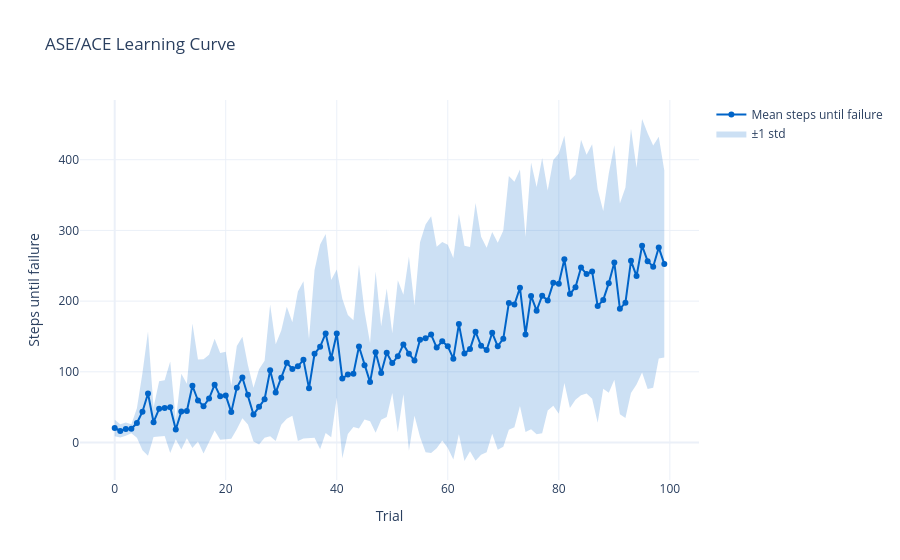

Notebook cell for this chart:
### Code cell
import plotly.graph_objects as go
import numpy as np

def plot_trial_results(mean_curve, std_curve=None, title="ASE/ACE Learning Curve"):
    """Plot mean steps-until-failure per trial, with optional std band."""
    trials = np.arange(len(mean_curve))
    fig = go.Figure()

    if std_curve is not None:
        # Upper bound (invisible line, anchors the fill)
        fig.add_trace(go.Scatter(
            x=trials,
            y=mean_curve + std_curve,
            mode="lines",
            line=dict(width=0),
            showlegend=False,
            hoverinfo="skip",
        ))
        # Lower bound (fills down to upper bound)
        fig.add_trace(go.Scatter(
            x=trials,
            y=mean_curve - std_curve,
            mode="lines",
            line=dict(width=0),
            fill="tonexty",
            fillcolor="rgba(0, 100, 200, 0.2)",
            name="±1 std",
            hoverinfo="skip",
        ))

    # Mean line on top
    fig.add_trace(go.Scatter(
        x=trials,
        y=mean_curve,
        mode="lines+markers",
        name="Mean steps until failure",
        line=dict(color="rgb(0, 100, 200)"),
    ))

    fig.update_layout(
        title=title,
        xaxis_title="Trial",
        yaxis_title="Steps until failure",
        template="plotly_white",
    )
    fig.show()

plot_trial_results(mean_curve, std_curve)

### Figure 1 — Plotly figure (JSON) as saved in the notebook; plotly's stock layout.template omitted (floating-point values rounded to 4 significant figures)
{"data": [{"hoverinfo": "skip", "line": {"width": 0}, "mode": "lines", "showlegend": false, "type": "scatter", "x": [0, 1, 2, 3, 4, 5, 6, 7, 8, 9, 10, 11, 12, 13, 14, 15, 16, 17, 18, 19, 20, 21, 22, 23, 24, 25, 26, 27, 28, 29, 30, 31, 32, 33, 34, 35, 36, 37, 38, 39, 40, 41, 42, 43, 44, 45, 46, 47, 48, 49, 50, 51, 52, 53, 54, 55, 56, 57, 58, 59, 60, 61, 62, 63, 64, 65, 66, 67, 68, 69, 70, 71, 72, 73, 74, 75, 76, 77, 78, 79, 80, 81, 82, 83, 84, 85, 86, 87, 88, 89, 90, 91, 92, 93, 94, 95, 96, 97, 98, 99], "y": [32.02, 25.86, 28.32, 25.89, 48.35, 98.34, 157.2, 49.61, 86.77, 88.14, 114.5, 32.26, 97.37, 83.05, 168.4, 117.3, 117.9, 124.2, 146.7, 126.7, 128.5, 80.66, 136.5, 149.6, 109.4, 77.46, 103.7, 115.7, 195.3, 139.1, 158.3, 191.9, 170.1, 213.5, 228.1, 146.4, 244.1, 280.2, 295.0, 229.9, 244.6, 203.2, 180.2, 172.7, 251.8, 185.5, 140.8, 241.8, 164.6, 217.8, 154.6, 229.5, 208.9, 263.2, 193.9, 283.2, 308.5, 319.9, 276.9, 283.7, 279.8, 261.1, 323.2, 278.2, 276.5, 338.9, 291.1, 275.5, 297.8, 282.4, 299.8, 377.0, 368.7, 386.1, 291.0, 396.0, 361.4, 402.3, 356.3, 399.5, 408.9, 434.0, 371.1, 378.7, 428.1, 407.0, 422.0, 358.0, 327.3, 380.4, 420.3, 338.1, 360.8, 443.9, 388.7, 457.6, 437.4, 419.9, 432.5, 384.8]}, {"fill": "tonexty", "fillcolor": "rgba(0, 100, 200, 0.2)", "hoverinfo": "skip", "line": {"width": 0}, "mode": "lines", "name": "±1 std", "type": "scatter", "x": [0, 1, 2, 3, 4, 5, 6, 7, 8, 9, 10, 11, 12, 13, 14, 15, 16, 17, 18, 19, 20, 21, 22, 23, 24, 25, 26, 27, 28, 29, 30, 31, 32, 33, 34, 35, 36, 37, 38, 39, 40, 41, 42, 43, 44, 45, 46, 47, 48, 49, 50, 51, 52, 53, 54, 55, 56, 57, 58, 59, 60, 61, 62, 63, 64, 65, 66, 67, 68, 69, 70, 71, 72, 73, 74, 75, 76, 77, 78, 79, 80, 81, 82, 83, 84, 85, 86, 87, 88, 89, 90, 91, 92, 93, 94, 95, 96, 97, 98, 99], "y": [8.983, 6.943, 9.683, 13.11, 6.647, -11.14, -18.57, 7.786, 8.433, 9.259, -14.71, 4.542, -9.971, 5.948, -7.836, 1.463, -15.49, -0.04572, 16.94, 3.895, 4.739, 5.344, 18.69, 34.38, 25.44, 1.536, -2.74, 6.666, 8.941, 2.05, 25.06, 33.55, 37.85, 2.077, 5.729, 6.78, 6.862, -9.561, 13.44, 7.462, 63.76, -22.38, 12.17, 21.85, 19.75, 32.65, 29.95, 13.61, 32.01, 35.96, 70.01, 14.34, 68.25, -11.82, 37.88, 7.839, -13.74, -14.69, -8.289, 2.721, -7.807, -23.9, 11.84, -26.17, -12.27, -25.89, -17.48, -13.7, 12.36, -10.18, -5.98, 18.03, 21.7, 51.49, 14.79, 18.61, 11.63, 13.09, 45.26, 52.13, 40.54, 84.25, 48.72, 60.45, 66.91, 69.43, 61.97, 27.99, 76.11, 70.43, 88.7, 40.09, 34.78, 70.1, 82.06, 99.0, 75.59, 77.46, 118.9, 120.4]}, {"line": {"color": "rgb(0, 100, 200)"}, "mode": "lines+markers", "name": "Mean steps until failure", "type": "scatter", "x": [0, 1, 2, 3, 4, 5, 6, 7, 8, 9, 10, 11, 12, 13, 14, 15, 16, 17, 18, 19, 20, 21, 22, 23, 24, 25, 26, 27, 28, 29, 30, 31, 32, 33, 34, 35, 36, 37, 38, 39, 40, 41, 42, 43, 44, 45, 46, 47, 48, 49, 50, 51, 52, 53, 54, 55, 56, 57, 58, 59, 60, 61, 62, 63, 64, 65, 66, 67, 68, 69, 70, 71, 72, 73, 74, 75, 76, 77, 78, 79, 80, 81, 82, 83, 84, 85, 86, 87, 88, 89, 90, 91, 92, 93, 94, 95, 96, 97, 98, 99], "y": [20.5, 16.4, 19.0, 19.5, 27.5, 43.6, 69.3, 28.7, 47.6, 48.7, 49.9, 18.4, 43.7, 44.5, 80.3, 59.4, 51.2, 62.1, 81.8, 65.3, 66.6, 43.0, 77.6, 92.0, 67.4, 39.5, 50.5, 61.2, 102.1, 70.6, 91.7, 112.7, 104.0, 107.8, 116.9, 76.6, 125.5, 135.3, 154.2, 118.7, 154.2, 90.4, 96.2, 97.3, 135.8, 109.1, 85.4, 127.7, 98.3, 126.9, 112.3, 121.9, 138.6, 125.7, 115.9, 145.5, 147.4, 152.6, 134.3, 143.2, 136.0, 118.6, 167.5, 126.0, 132.1, 156.5, 136.8, 130.9, 155.1, 136.1, 146.9, 197.5, 195.2, 218.8, 152.9, 207.3, 186.5, 207.7, 200.8, 225.8, 224.7, 259.1, 209.9, 219.6, 247.5, 238.2, 242.0, 193.0, 201.7, 225.4, 254.5, 189.1, 197.8, 257.0, 235.4, 278.3, 256.5, 248.7, 275.7, 252.6]}], "layout": {"title": {"text": "ASE/ACE Learning Curve"}, "xaxis": {"title": {"text": "Trial"}}, "yaxis": {"title": {"text": "Steps until failure"}}}}
